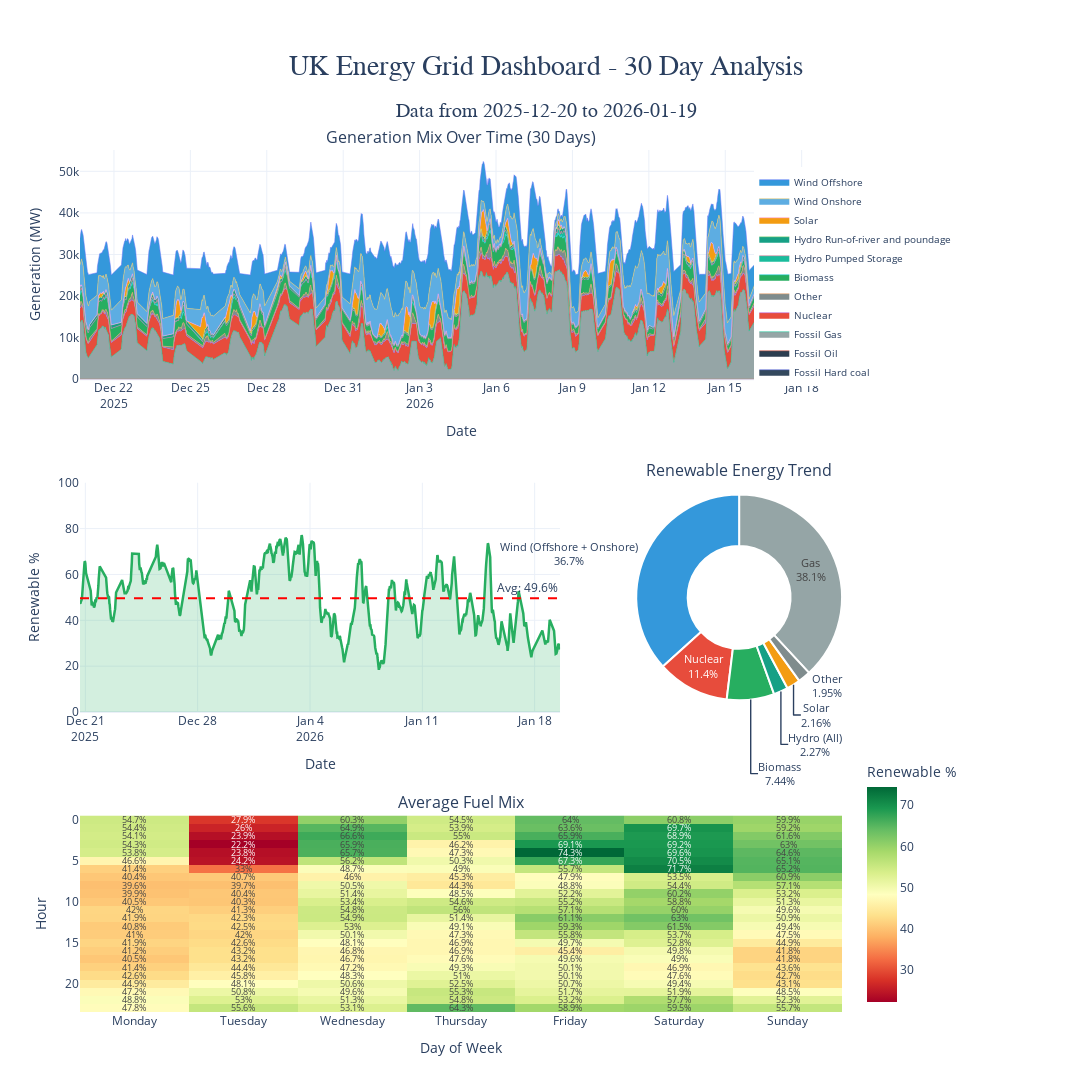

Write notebook code for a chart like this one.
### Code cell
# Create comprehensive dashboard with all visualizations

from plotly.subplots import make_subplots

# Create subplot layout
fig = make_subplots(
    rows=3, cols=2,
    row_heights=[0.35, 0.35, 0.3],
    column_widths=[0.7, 0.3],
    specs=[
        [{"type": "scatter", "colspan": 2}, None],  # Row 1: Full width stacked area
        [{"type": "scatter"}, {"type": "pie"}],      # Row 2: Line chart + Donut
        [{"type": "heatmap", "colspan": 2}, None]    # Row 3: Full width heatmap
    ],
    subplot_titles=(
        'Generation Mix Over Time (30 Days)',
        '',
        'Renewable Energy Trend',
        'Average Fuel Mix',
        'Renewable % by Hour and Day'
    ),
    vertical_spacing=0.12,
    horizontal_spacing=0.1
)

# 1. Stacked Area Chart (Row 1)
for fuel_type in fuel_order:
    if fuel_type in df_pivot.columns:
        fig.add_trace(go.Scatter(
            x=df_pivot.index,
            y=df_pivot[fuel_type],
            name=fuel_type,
            mode='lines',
            stackgroup='one',
            fillcolor=colors.get(fuel_type, '#95A5A6'),
            line=dict(width=0.5),
            legendgroup='fuel',
            showlegend=True,
            hovertemplate='%{y:,.0f} MW<extra></extra>'
        ), row=1, col=1)

# 2. Renewable Percentage Line (Row 2, Left)
fig.add_trace(go.Scatter(
    x=df_pivot.index,
    y=df_pivot['Renewable_Pct'],
    mode='lines',
    name='Renewable %',
    line=dict(color='#27AE60', width=2.5),
    fill='tozeroy',
    fillcolor='rgba(39, 174, 96, 0.2)',
    legendgroup='renewable',
    showlegend=False,
    hovertemplate='%{y:.1f}%<extra></extra>'
), row=2, col=1)

# Add mean line to renewable chart
mean_renewable = df_pivot['Renewable_Pct'].mean()
fig.add_hline(
    y=mean_renewable,
    line_dash="dash",
    line_color="red",
    row=2, col=1,
    annotation_text=f"Avg: {mean_renewable:.1f}%",
    annotation_position="top right"
)

# 3. Donut Chart (Row 2, Right)
fig.add_trace(go.Pie(
    labels=list(categories.keys()),
    values=list(categories.values()),
    hole=0.5,
    marker=dict(
        colors=['#3498DB', '#95A5A6', '#E74C3C', '#27AE60', 
                '#F39C12', '#16A085', '#7F8C8D'],
        line=dict(color='white', width=2)
    ),
    textinfo='label+percent',
    textfont=dict(size=11),
    legendgroup='pie',
    showlegend=False,
    hovertemplate='<b>%{label}</b><br>%{value:,.0f} MW<extra></extra>'
), row=2, col=2)

# 4. Heatmap (Row 3)
fig.add_trace(go.Heatmap(
    z=heatmap_data.values,
    x=heatmap_data.columns,
    y=heatmap_data.index,
    colorscale='RdYlGn',
    text=heatmap_data.values.round(1),
    texttemplate='%{text}%',
    textfont={"size": 9},
    colorbar=dict(title="Renewable %", len=0.3, y=0.15),
    legendgroup='heatmap',
    showlegend=False,
    hovertemplate='%{x}<br>Hour: %{y}:00<br>%{z:.1f}%<extra></extra>'
), row=3, col=1)

# Update layout
fig.update_layout(
    title={
        'text': f'UK Energy Grid Dashboard - 30 Day Analysis<br><sub>Data from {df["timestamp"].min().strftime("%Y-%m-%d")} to {df["timestamp"].max().strftime("%Y-%m-%d")}</sub>',
        'x': 0.5,
        'xanchor': 'center',
        'font': {'size': 28, 'family': 'Arial, sans-serif'}
    },
    height=1400,
    width=1600,
    template='plotly_white',
    showlegend=True,
    legend=dict(
        orientation="v",
        yanchor="top",
        y=0.98,
        xanchor="right",
        x=1.15,
        font=dict(size=10)
    ),
    margin=dict(l=80, r=250, t=150, b=80)
)

# Update axes labels
fig.update_xaxes(title_text="Date", row=1, col=1)
fig.update_yaxes(title_text="Generation (MW)", row=1, col=1)

fig.update_xaxes(title_text="Date", row=2, col=1)
fig.update_yaxes(title_text="Renewable %", row=2, col=1, range=[0, 100])

fig.update_xaxes(title_text="Day of Week", row=3, col=1)
fig.update_yaxes(title_text="Hour", row=3, col=1, autorange='reversed')

fig.show()

print("Comprehensive dashboard created!")
print(f"\n📊 Dashboard Summary:")
print(f"  • Total periods analyzed: {len(df_pivot):,}")
print(f"  • Average generation: {df_pivot['Total'].mean():,.0f} MW")
print(f"  • Average renewable: {df_pivot['Renewable_Pct'].mean():.1f}%")
print(f"  • Wind dominates renewables: {(fuel_averages[['Wind Offshore', 'Wind Onshore']].sum() / df_pivot['Renewables'].mean() * 100):.1f}%")

### Figure 1 — Plotly figure (JSON) as saved in the notebook; plotly's stock layout.template omitted (floating-point values rounded to 4 significant figures; data arrays with more than 128 entries replaced by an {"elided": "..."} marker saying what was removed)
{"data": [{"fillcolor": "#34495E", "hovertemplate": "%{y:,.0f} MW<extra></extra>", "legendgroup": "fuel", "line": {"width": 0.5}, "mode": "lines", "name": "Fossil Hard coal", "showlegend": true, "stackgroup": "one", "type": "scatter", "x": {"elided": "1064 str values"}, "xaxis": "x", "y": {"elided": "1064 int values"}, "yaxis": "y"}, {"fillcolor": "#2C3E50", "hovertemplate": "%{y:,.0f} MW<extra></extra>", "legendgroup": "fuel", "line": {"width": 0.5}, "mode": "lines", "name": "Fossil Oil", "showlegend": true, "stackgroup": "one", "type": "scatter", "x": {"elided": "1064 str values"}, "xaxis": "x", "y": {"elided": "1064 int values"}, "yaxis": "y"}, {"fillcolor": "#95A5A6", "hovertemplate": "%{y:,.0f} MW<extra></extra>", "legendgroup": "fuel", "line": {"width": 0.5}, "mode": "lines", "name": "Fossil Gas", "showlegend": true, "stackgroup": "one", "type": "scatter", "x": {"elided": "1064 str values"}, "xaxis": "x", "y": {"elided": "1064 int values"}, "yaxis": "y"}, {"fillcolor": "#E74C3C", "hovertemplate": "%{y:,.0f} MW<extra></extra>", "legendgroup": "fuel", "line": {"width": 0.5}, "mode": "lines", "name": "Nuclear", "showlegend": true, "stackgroup": "one", "type": "scatter", "x": {"elided": "1064 str values"}, "xaxis": "x", "y": {"elided": "1064 int values"}, "yaxis": "y"}, {"fillcolor": "#7F8C8D", "hovertemplate": "%{y:,.0f} MW<extra></extra>", "legendgroup": "fuel", "line": {"width": 0.5}, "mode": "lines", "name": "Other", "showlegend": true, "stackgroup": "one", "type": "scatter", "x": {"elided": "1064 str values"}, "xaxis": "x", "y": {"elided": "1064 int values"}, "yaxis": "y"}, {"fillcolor": "#27AE60", "hovertemplate": "%{y:,.0f} MW<extra></extra>", "legendgroup": "fuel", "line": {"width": 0.5}, "mode": "lines", "name": "Biomass", "showlegend": true, "stackgroup": "one", "type": "scatter", "x": {"elided": "1064 str values"}, "xaxis": "x", "y": {"elided": "1064 int values"}, "yaxis": "y"}, {"fillcolor": "#1ABC9C", "hovertemplate": "%{y:,.0f} MW<extra></extra>", "legendgroup": "fuel", "line": {"width": 0.5}, "mode": "lines", "name": "Hydro Pumped Storage", "showlegend": true, "stackgroup": "one", "type": "scatter", "x": {"elided": "1064 str values"}, "xaxis": "x", "y": {"elided": "1064 int values"}, "yaxis": "y"}, {"fillcolor": "#16A085", "hovertemplate": "%{y:,.0f} MW<extra></extra>", "legendgroup": "fuel", "line": {"width": 0.5}, "mode": "lines", "name": "Hydro Run-of-river and poundage", "showlegend": true, "stackgroup": "one", "type": "scatter", "x": {"elided": "1064 str values"}, "xaxis": "x", "y": {"elided": "1064 int values"}, "yaxis": "y"}, {"fillcolor": "#F39C12", "hovertemplate": "%{y:,.0f} MW<extra></extra>", "legendgroup": "fuel", "line": {"width": 0.5}, "mode": "lines", "name": "Solar", "showlegend": true, "stackgroup": "one", "type": "scatter", "x": {"elided": "1064 str values"}, "xaxis": "x", "y": {"elided": "1064 int values"}, "yaxis": "y"}, {"fillcolor": "#5DADE2", "hovertemplate": "%{y:,.0f} MW<extra></extra>", "legendgroup": "fuel", "line": {"width": 0.5}, "mode": "lines", "name": "Wind Onshore", "showlegend": true, "stackgroup": "one", "type": "scatter", "x": {"elided": "1064 str values"}, "xaxis": "x", "y": {"elided": "1064 float values"}, "yaxis": "y"}, {"fillcolor": "#3498DB", "hovertemplate": "%{y:,.0f} MW<extra></extra>", "legendgroup": "fuel", "line": {"width": 0.5}, "mode": "lines", "name": "Wind Offshore", "showlegend": true, "stackgroup": "one", "type": "scatter", "x": {"elided": "1064 str values"}, "xaxis": "x", "y": {"elided": "1064 float values"}, "yaxis": "y"}, {"fill": "tozeroy", "fillcolor": "rgba(39, 174, 96, 0.2)", "hovertemplate": "%{y:.1f}%<extra></extra>", "legendgroup": "renewable", "line": {"color": "#27AE60", "width": 2.5}, "mode": "lines", "name": "Renewable %", "showlegend": false, "type": "scatter", "x": {"elided": "1064 str values"}, "xaxis": "x2", "y": {"elided": "1064 float values"}, "yaxis": "y2"}, {"domain": {"x": [0.73, 1], "y": [0.348, 0.614]}, "hole": 0.5, "hovertemplate": "<b>%{label}</b><br>%{value:,.0f} MW<extra></extra>", "labels": ["Wind (Offshore + Onshore)", "Gas", "Nuclear", "Biomass", "Solar", "Hydro (All)", "Other"], "legendgroup": "pie", "marker": {"colors": ["#3498DB", "#95A5A6", "#E74C3C", "#27AE60", "#F39C12", "#16A085", "#7F8C8D"], "line": {"color": "white", "width": 2}}, "showlegend": false, "textfont": {"size": 11}, "textinfo": "label+percent", "type": "pie", "values": [12610.0, 13090.0, 3905.0, 2557.0, 741.2, 780.8, 669.5]}, {"colorbar": {"len": 0.3, "title": {"text": "Renewable %"}, "y": 0.15}, "colorscale": [[0, "rgb(165,0,38)"], [0.1, "rgb(215,48,39)"], [0.2, "rgb(244,109,67)"], [0.3, "rgb(253,174,97)"], [0.4, "rgb(254,224,139)"], [0.5, "rgb(255,255,191)"], [0.6, "rgb(217,239,139)"], [0.7, "rgb(166,217,106)"], [0.8, "rgb(102,189,99)"], [0.9, "rgb(26,152,80)"], [1, "rgb(0,104,55)"]], "hovertemplate": "%{x}<br>Hour: %{y}:00<br>%{z:.1f}%<extra></extra>", "legendgroup": "heatmap", "showlegend": false, "text": {"elided": "24x7 float values"}, "textfont": {"size": 9}, "texttemplate": "%{text}%", "type": "heatmap", "x": ["Monday", "Tuesday", "Wednesday", "Thursday", "Friday", "Saturday", "Sunday"], "xaxis": "x3", "y": [0, 1, 2, 3, 4, 5, 6, 7, 8, 9, 10, 11, 12, 13, 14, 15, 16, 17, 18, 19, 20, 21, 22, 23], "yaxis": "y3", "z": {"elided": "24x7 float values"}}], "layout": {"annotations": [{"font": {"size": 16}, "showarrow": false, "text": "Generation Mix Over Time (30 Days)", "x": 0.5, "xanchor": "center", "xref": "paper", "y": 1, "yanchor": "bottom", "yref": "paper"}, {"font": {"size": 16}, "showarrow": false, "text": "Renewable Energy Trend", "x": 0.865, "xanchor": "center", "xref": "paper", "y": 0.614, "yanchor": "bottom", "yref": "paper"}, {"font": {"size": 16}, "showarrow": false, "text": "Average Fuel Mix", "x": 0.5, "xanchor": "center", "xref": "paper", "y": 0.228, "yanchor": "bottom", "yref": "paper"}, {"showarrow": false, "text": "Avg: 49.6%", "x": 1, "xanchor": "right", "xref": "x2 domain", "y": 49.62, "yanchor": "bottom", "yref": "y2"}], "height": 1400, "legend": {"font": {"size": 10}, "orientation": "v", "x": 1.15, "xanchor": "right", "y": 0.98, "yanchor": "top"}, "margin": {"b": 80, "l": 80, "r": 250, "t": 150}, "shapes": [{"line": {"color": "red", "dash": "dash"}, "type": "line", "x0": 0, "x1": 1, "xref": "x2 domain", "y0": 49.62, "y1": 49.62, "yref": "y2"}], "showlegend": true, "title": {"font": {"family": "Arial, sans-serif", "size": 28}, "text": "UK Energy Grid Dashboard - 30 Day Analysis<br><sub>Data from 2025-12-20 to 2026-01-19</sub>", "x": 0.5, "xanchor": "center"}, "width": 1600, "xaxis": {"anchor": "y", "domain": [0, 1], "title": {"text": "Date"}}, "xaxis2": {"anchor": "y2", "domain": [0, 0.63], "title": {"text": "Date"}}, "xaxis3": {"anchor": "y3", "domain": [0, 1], "title": {"text": "Day of Week"}}, "yaxis": {"anchor": "x", "domain": [0.734, 1], "title": {"text": "Generation (MW)"}}, "yaxis2": {"anchor": "x2", "domain": [0.348, 0.614], "range": [0, 100], "title": {"text": "Renewable %"}}, "yaxis3": {"anchor": "x3", "autorange": "reversed", "domain": [0, 0.228], "title": {"text": "Hour"}}}}
